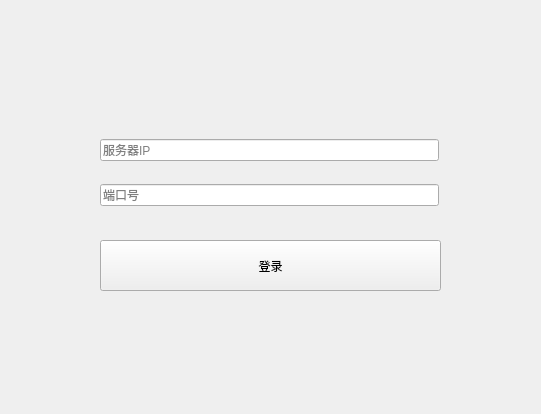
<?xml version="1.0" encoding="UTF-8"?>
<ui version="4.0">
 <class>MainWindow</class>
 <widget class="QMainWindow" name="MainWindow">
  <property name="geometry">
   <rect>
    <x>0</x>
    <y>0</y>
    <width>541</width>
    <height>414</height>
   </rect>
  </property>
  <property name="windowTitle">
   <string>MainWindow</string>
  </property>
  <widget class="QWidget" name="centralwidget">
   <widget class="QLabel" name="label_3">
    <property name="geometry">
     <rect>
      <x>160</x>
      <y>10</y>
      <width>191</width>
      <height>191</height>
     </rect>
    </property>
    <property name="text">
     <string/>
    </property>
    <property name="pixmap">
     <pixmap resource="res.qrc">:/g.png</pixmap>
    </property>
   </widget>
   <widget class="QPushButton" name="LogBtn">
    <property name="geometry">
     <rect>
      <x>100</x>
      <y>240</y>
      <width>341</width>
      <height>51</height>
     </rect>
    </property>
    <property name="cursor">
     <cursorShape>IBeamCursor</cursorShape>
    </property>
    <property name="text">
     <string>登录</string>
    </property>
    <property name="iconSize">
     <size>
      <width>400</width>
      <height>100</height>
     </size>
    </property>
   </widget>
   <widget class="QWidget" name="layoutWidget">
    <property name="geometry">
     <rect>
      <x>100</x>
      <y>122</y>
      <width>339</width>
      <height>101</height>
     </rect>
    </property>
    <layout class="QVBoxLayout" name="verticalLayout_2">
     <item>
      <widget class="QLineEdit" name="serverIp">
       <property name="placeholderText">
        <string>服务器IP</string>
       </property>
      </widget>
     </item>
     <item>
      <widget class="QLineEdit" name="serverPort">
       <property name="placeholderText">
        <string>端口号</string>
       </property>
      </widget>
     </item>
    </layout>
   </widget>
  </widget>
 </widget>
 <resources>
  <include location="res.qrc"/>
 </resources>
 <connections/>
</ui>
